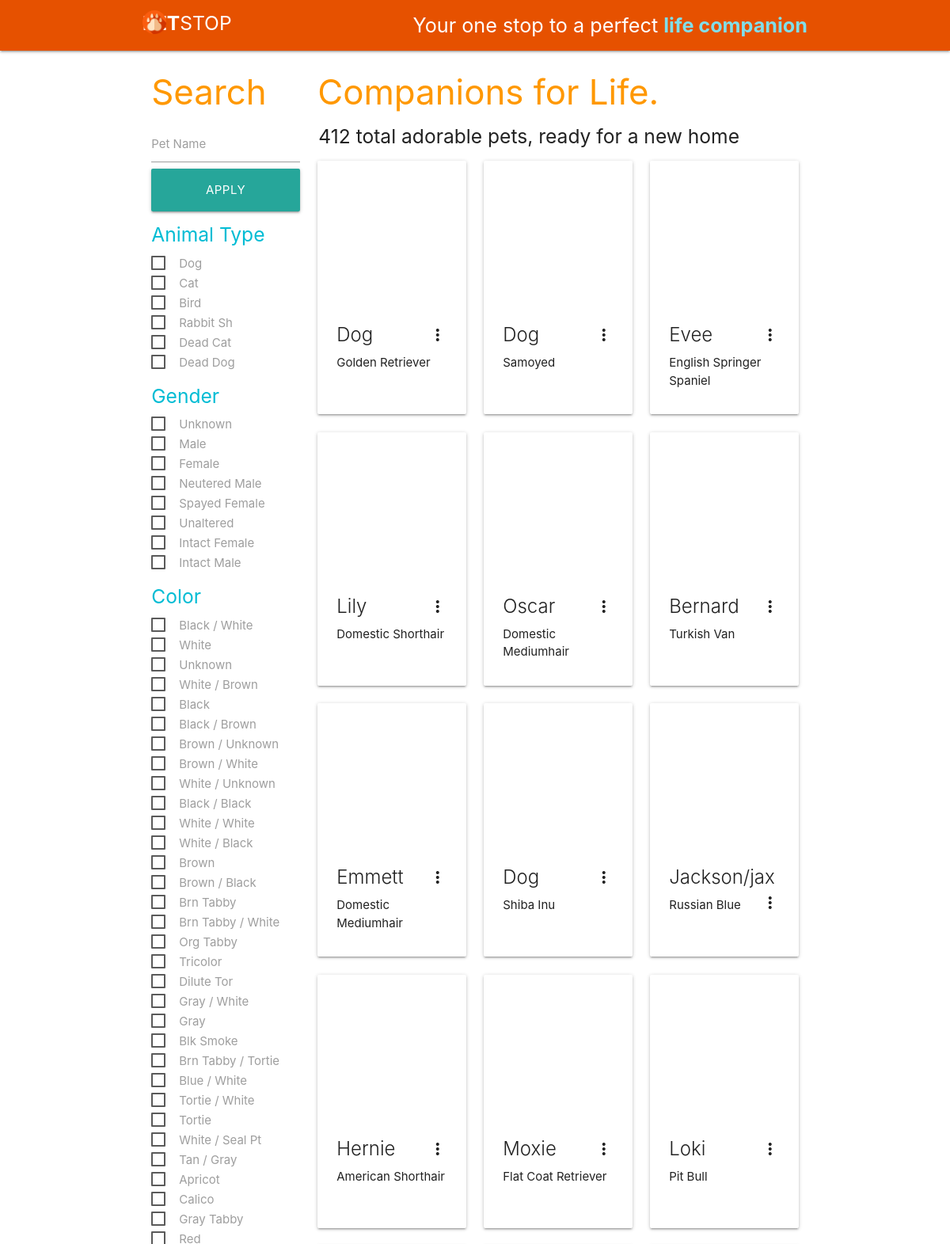
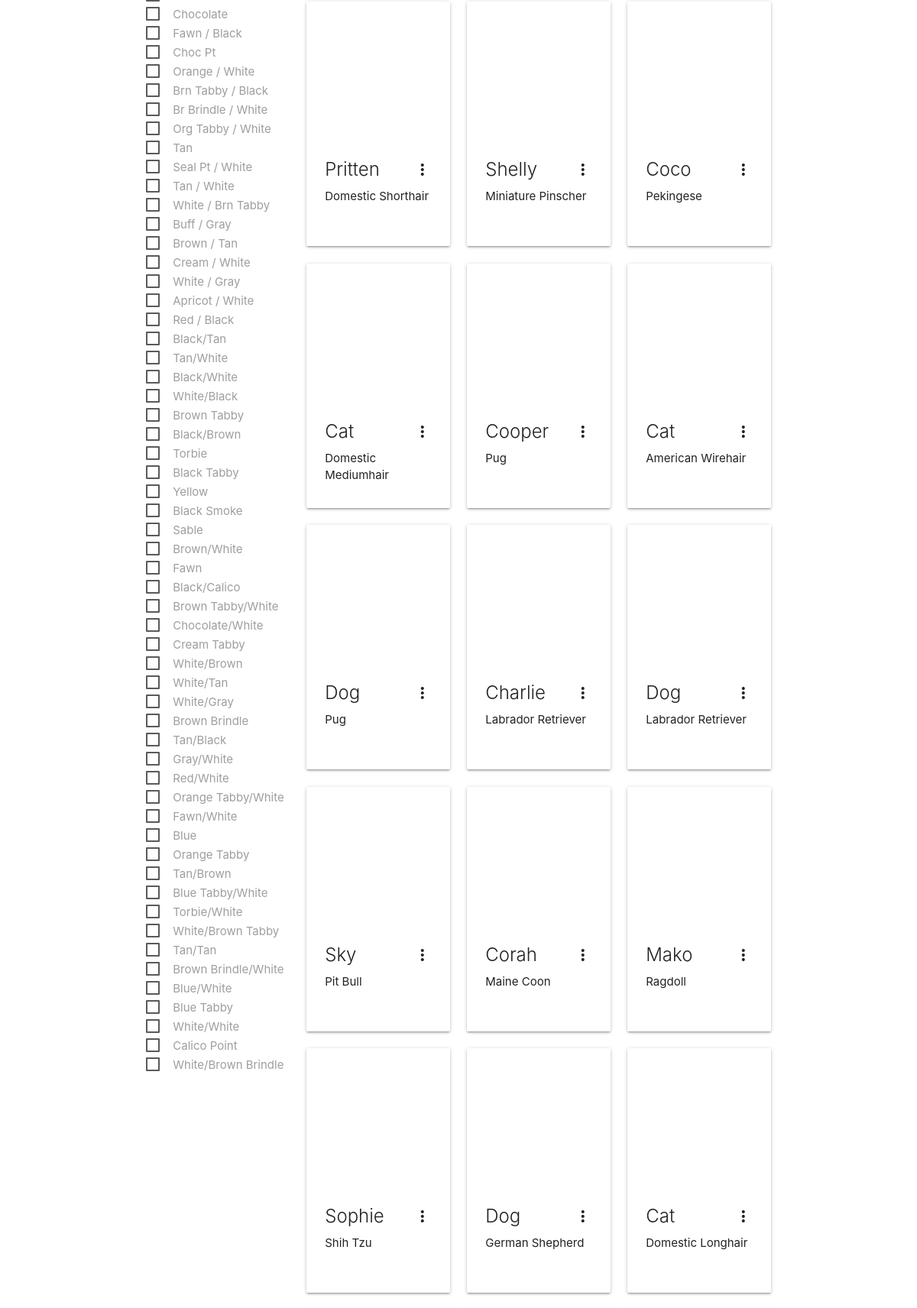
The page / (upper part) on the database its author committed (2 pictures, top to bottom).
### tables this page shows
CREATE TABLE `tbl_pets` (
  `animal_id` varchar(11) DEFAULT NULL,
  `animal_name` varchar(100) DEFAULT NULL,
  `animal_type` varchar(100) DEFAULT NULL,
  `animal_gender` varchar(50) DEFAULT NULL,
  `animal_breed` varchar(100) DEFAULT NULL,
  `animal_color` varchar(50) DEFAULT NULL,
  `animal_address` varchar(255) DEFAULT NULL,
  `animal_img` text DEFAULT NULL
);

### index.php (the view, shortened to what this page needs)
<?php
$data = include("php/filter.php");
?>
<!DOCTYPE html>
<html lang="en">
<head>
  <link href="css/materialize.css" type="text/css" rel="stylesheet" media="screen,projection"/>
  <link href="css/style.css" type="text/css" rel="stylesheet" media="screen,projection"/>
  <link href="https://cdnjs.cloudflare.com/ajax/libs/select2/4.0.7/css/select2.min.css" rel="stylesheet" />
</head>
<body>
  <nav class="orange darken-4" role="navigation">
    <div class="nav-wrapper container "><a id="logo-container" href="index.php" alt="Petstop Logo" class="brand-logo"><img width="30px" src="img/logo.png" alt=""></a>
    <h5 class="left"><b>PET</b>STOP</h5>
      <ul class="right hide-on-med-and-down">
        <li class="flow-text">Your one stop to a perfect <b class="cyan-text text-lighten-3">life companion</b></li>
      </ul>
    </div>
  </nav>
  <section>
    <div class="container">
      <div class="row">
        <div class="col hide-on-med-and-down l3 xl3">
            <div >
              <h3 class="header orange-text">Search</h3>
              <form id="search_form" action="index.php" method="POST">
              <div class="input-field">
                  <input list="pet_name" id="search_input" type="text" class="validate" autocomplete="off">
                  <label for="search_input">Pet Name</label>
                  <button class="btn waves-effect waves-light btn-large center-align" type="submit" name="submit" value="search">Apply Filter/Search
                  </button>
              </div>
                  <?php
                    $result=$conn->query("SELECT DISTINCT animal_type FROM tbl_pets");
                    $rows=$result->rowCount();
                    if($rows>=1){
                      echo '<h5 class="cyan-text">Animal Type</h5>';
                      while($row=$result->fetch(PDO::FETCH_ASSOC)){
                        echo '<label>
                                <input type="checkbox" name="type[]" value="'.$row["animal_type"].'" />
                                <span>'.$row["animal_type"].'</span>
                              </label><br>';
                      }
                    }
                    $result=$conn->query("SELECT DISTINCT animal_gender FROM tbl_pets");
                    $rows=$result->rowCount();
                    if($rows>=1){
                      echo '<h5 class="cyan-text">Gender</h5>';
                      while($row=$result->fetch(PDO::FETCH_ASSOC)){
                        echo '<label>
                                <input type="checkbox" name="gender[]" value="'.$row["animal_gender"].'" />
                                <span>'.$row["animal_gender"].'</span>
                              </label><br>';
                      }
                    }
                    $result=$conn->query("SELECT DISTINCT animal_color FROM tbl_pets");
                    $rows=$result->rowCount();
                    if($rows>=1){
                      echo '<h5 class="cyan-text">Color</h5>';
                      while($row=$result->fetch(PDO::FETCH_ASSOC)){
                        echo '<label>
                                <input type="checkbox" name="color[]" value="'.$row["animal_color"].'" />
                                <span>'.$row["animal_color"].'</span>
                              </label><br>';
                      }
                    }
                  ?>
              </form>
            </div>
        </div>
        <div class="col s12 m12 l9 xl9">
          <h3 class="header orange-text">Companions for Life.</h3>
          <div class="row animals">
            <?php
              $search = "";
              $query = "";
              if($search != ""){
                $query = "SELECT * FROM tbl_pets WHERE $search";
              }else{
                $query = "SELECT * FROM tbl_pets";
              }
              $result=$conn->query($query);
              $rows=$result->rowCount();
              if($rows>=1){
                if($search != ""){
                  echo "<h5 class='search_val'>Your search returned $rows results</h5>";
                }else{
                  echo "<h5 class='search_val'>$rows total adorable pets, ready for a new home</h5>";
                }
                while($row=$result->fetch(PDO::FETCH_ASSOC)){
                  $name = $row["animal_name"]? $row["animal_name"] : $row["animal_type"];
                  echo '<div class="col s12 m4 l4 xl3">
                          <div class="card hoverable">
                            <div class="card-image waves-effect waves-block waves-light">
                              <div class="bg_img activator" style="background: url(\''.$row["animal_img"].'\');"></div>
                            </div>
                            <div class="card-content">
                              <span class="card-title activator grey-text text-darken-4">'.$name.'<i class="material-icons right">more_vert</i></span>
                              <p>'.$row["animal_breed"].'</p>
                            </div>
                            <div class="card-reveal">
                              <span class="card-title grey-text text-darken-4">Meet you new companion!<i class="material-icons right">close</i></span>
                              <p>Name/Type: '.$name.'</p>
                              <p>Breed: '.$row["animal_breed"].'</p>
                              <p>Color: '.$row["animal_color"].'</p>
                              <p>Address: '.$row["animal_address"].'</p>
                            </div>
                          </div>
                        </div>';
                }
              }else{
                echo "<h4 class='search_val'>No results to display</h4>";
              }
            ?>
          </div>
        </div>
      </div>
    </div>
  </section>
  </body>
</html>

### css/style.css (style rules this page uses)
.bg_img { min-height: 180px; -webkit-background-size: cover; -moz-background-size: cover; -ms-background-size: cover; -o-background-size: cover; background-size: cover !important; }
.card { min-height: 320px; }
.search_val { margin-left: 0.5em; }

### rows shown on the page
tbl_pets: animal_type "Dog", animal_breed "Golden Retriever"
tbl_pets: animal_type "Dog", animal_breed "Samoyed"
tbl_pets: animal_name "Evee", animal_breed "English Springer Spaniel"
tbl_pets: animal_name "Lily", animal_breed "Domestic Shorthair"
tbl_pets: animal_name "Oscar", animal_breed "Domestic Mediumhair"
tbl_pets: animal_name "Bernard", animal_breed "Turkish Van"
tbl_pets: animal_name "Emmett", animal_breed "Domestic Mediumhair"
tbl_pets: animal_type "Dog", animal_breed "Shiba Inu"
tbl_pets: animal_name "Jackson/jax", animal_breed "Russian Blue"
tbl_pets: animal_name "Hernie", animal_breed "American Shorthair"
tbl_pets: animal_name "Moxie", animal_breed "Flat Coat Retriever"
tbl_pets: animal_name "Loki", animal_breed "Pit Bull"
tbl_pets: animal_name "Pritten", animal_breed "Domestic Shorthair"
tbl_pets: animal_name "Shelly", animal_breed "Miniature Pinscher"
tbl_pets: animal_name "Coco", animal_breed "Pekingese"
tbl_pets: animal_type "Cat", animal_breed "Domestic Mediumhair"
tbl_pets: animal_name "Cooper", animal_breed "Pug"
tbl_pets: animal_type "Cat", animal_breed "American Wirehair"
tbl_pets: animal_type "Dog", animal_breed "Pug"
tbl_pets: animal_name "Charlie", animal_breed "Labrador Retriever"
tbl_pets: animal_type "Dog", animal_breed "Labrador Retriever"
tbl_pets: animal_name "Sky", animal_breed "Pit Bull"
tbl_pets: animal_name "Corah", animal_breed "Maine Coon"
tbl_pets: animal_name "Mako", animal_breed "Ragdoll"
tbl_pets: animal_name "Sophie", animal_breed "Shih Tzu"
tbl_pets: animal_type "Dog", animal_breed "German Shepherd"
tbl_pets: animal_type "Cat", animal_breed "Domestic Longhair"

### other values the page prints
$row["animal_type"] "Dog"
$row["animal_type"] "Cat"
$row["animal_type"] "Bird"
$row["animal_type"] "Rabbit Sh"
$row["animal_type"] "Dead Cat"
$row["animal_type"] "Dead Dog"
$row["animal_gender"] "Unknown"
$row["animal_gender"] "Male"
$row["animal_gender"] "Female"
$row["animal_gender"] "Neutered Male"
$row["animal_gender"] "Spayed Female"
$row["animal_gender"] "Unaltered"
$row["animal_gender"] "Intact Female"
$row["animal_gender"] "Intact Male"
$row["animal_color"] "Black / White"
